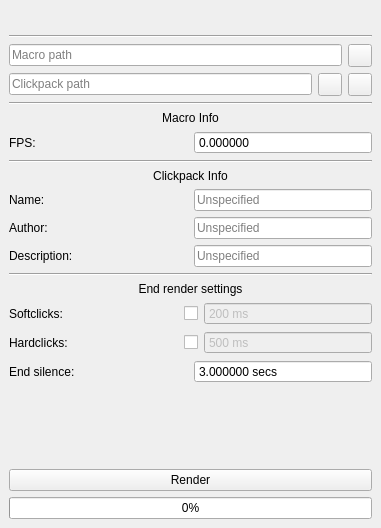
<?xml version="1.0" encoding="UTF-8"?>
<ui version="4.0">
 <class>MainWindow</class>
 <widget class="QMainWindow" name="MainWindow">
  <property name="geometry">
   <rect>
    <x>0</x>
    <y>0</y>
    <width>381</width>
    <height>528</height>
   </rect>
  </property>
  <property name="windowTitle">
   <string>Orbital ClickBot</string>
  </property>
  <property name="windowIcon">
   <iconset resource="main.qrc">
    <normaloff>:/assets/assets/icon-1024x1024-nobg-white.png</normaloff>:/assets/assets/icon-1024x1024-nobg-white.png</iconset>
  </property>
  <widget class="QWidget" name="centralwidget">
   <layout class="QVBoxLayout" name="verticalLayout">
    <item>
     <layout class="QHBoxLayout" name="title_layout">
      <item>
       <spacer name="hspacer_00">
        <property name="orientation">
         <enum>Qt::Horizontal</enum>
        </property>
        <property name="sizeHint" stdset="0">
         <size>
          <width>40</width>
          <height>20</height>
         </size>
        </property>
       </spacer>
      </item>
      <item>
       <widget class="QLabel" name="title_label">
        <property name="text">
         <string/>
        </property>
       </widget>
      </item>
      <item>
       <spacer name="hspacer_01">
        <property name="orientation">
         <enum>Qt::Horizontal</enum>
        </property>
        <property name="sizeHint" stdset="0">
         <size>
          <width>40</width>
          <height>20</height>
         </size>
        </property>
       </spacer>
      </item>
     </layout>
    </item>
    <item>
     <widget class="Line" name="hline_00">
      <property name="orientation">
       <enum>Qt::Horizontal</enum>
      </property>
     </widget>
    </item>
    <item>
     <layout class="QHBoxLayout" name="macro_layout">
      <item>
       <widget class="QLineEdit" name="macro_path">
        <property name="placeholderText">
         <string>Macro path</string>
        </property>
       </widget>
      </item>
      <item>
       <widget class="QToolButton" name="macro_browse">
        <property name="text">
         <string/>
        </property>
       </widget>
      </item>
     </layout>
    </item>
    <item>
     <layout class="QHBoxLayout" name="clickpack_layout">
      <item>
       <widget class="QLineEdit" name="clickpack_path">
        <property name="placeholderText">
         <string>Clickpack path</string>
        </property>
       </widget>
      </item>
      <item>
       <widget class="QToolButton" name="clickpack_browse_folder">
        <property name="text">
         <string/>
        </property>
       </widget>
      </item>
      <item>
       <widget class="QToolButton" name="clickpack_browse_file">
        <property name="text">
         <string/>
        </property>
       </widget>
      </item>
     </layout>
    </item>
    <item>
     <widget class="Line" name="hline_01">
      <property name="orientation">
       <enum>Qt::Horizontal</enum>
      </property>
     </widget>
    </item>
    <item>
     <layout class="QVBoxLayout" name="macro_info_layout">
      <item>
       <widget class="QLabel" name="macro_info_label">
        <property name="text">
         <string>Macro Info</string>
        </property>
        <property name="alignment">
         <set>Qt::AlignCenter</set>
        </property>
       </widget>
      </item>
      <item>
       <layout class="QHBoxLayout" name="fps_layout">
        <item>
         <widget class="QLabel" name="fps_label">
          <property name="text">
           <string>FPS:</string>
          </property>
         </widget>
        </item>
        <item>
         <widget class="QDoubleSpinBox" name="fps_spinbox">
          <property name="readOnly">
           <bool>true</bool>
          </property>
          <property name="buttonSymbols">
           <enum>QAbstractSpinBox::NoButtons</enum>
          </property>
          <property name="suffix">
           <string/>
          </property>
          <property name="decimals">
           <number>6</number>
          </property>
          <property name="maximum">
           <double>1000000000000000042420637374017961984.000000000000000</double>
          </property>
         </widget>
        </item>
       </layout>
      </item>
     </layout>
    </item>
    <item>
     <widget class="Line" name="hline_02">
      <property name="orientation">
       <enum>Qt::Horizontal</enum>
      </property>
     </widget>
    </item>
    <item>
     <layout class="QVBoxLayout" name="clickpack_info_layout">
      <item>
       <widget class="QLabel" name="clickpack_info_label">
        <property name="text">
         <string>Clickpack Info</string>
        </property>
        <property name="alignment">
         <set>Qt::AlignCenter</set>
        </property>
       </widget>
      </item>
      <item>
       <layout class="QHBoxLayout" name="name_layout">
        <item>
         <widget class="QLabel" name="name_label">
          <property name="sizePolicy">
           <sizepolicy hsizetype="Expanding" vsizetype="Preferred">
            <horstretch>0</horstretch>
            <verstretch>0</verstretch>
           </sizepolicy>
          </property>
          <property name="text">
           <string>Name:</string>
          </property>
         </widget>
        </item>
        <item>
         <widget class="QLineEdit" name="name_lineedit">
          <property name="readOnly">
           <bool>true</bool>
          </property>
          <property name="placeholderText">
           <string>Unspecified</string>
          </property>
         </widget>
        </item>
       </layout>
      </item>
      <item>
       <layout class="QHBoxLayout" name="author_layout">
        <item>
         <widget class="QLabel" name="author_label">
          <property name="sizePolicy">
           <sizepolicy hsizetype="Expanding" vsizetype="Preferred">
            <horstretch>0</horstretch>
            <verstretch>0</verstretch>
           </sizepolicy>
          </property>
          <property name="text">
           <string>Author:</string>
          </property>
         </widget>
        </item>
        <item>
         <widget class="QLineEdit" name="author_lineedit">
          <property name="readOnly">
           <bool>true</bool>
          </property>
          <property name="placeholderText">
           <string>Unspecified</string>
          </property>
         </widget>
        </item>
       </layout>
      </item>
      <item>
       <layout class="QHBoxLayout" name="description_layout">
        <item>
         <widget class="QLabel" name="description_label">
          <property name="sizePolicy">
           <sizepolicy hsizetype="Expanding" vsizetype="Preferred">
            <horstretch>0</horstretch>
            <verstretch>0</verstretch>
           </sizepolicy>
          </property>
          <property name="text">
           <string>Description:</string>
          </property>
         </widget>
        </item>
        <item>
         <widget class="QLineEdit" name="description_lineedit">
          <property name="readOnly">
           <bool>true</bool>
          </property>
          <property name="placeholderText">
           <string>Unspecified</string>
          </property>
         </widget>
        </item>
       </layout>
      </item>
     </layout>
    </item>
    <item>
     <widget class="Line" name="hline_03">
      <property name="orientation">
       <enum>Qt::Horizontal</enum>
      </property>
     </widget>
    </item>
    <item>
     <layout class="QVBoxLayout" name="render_settings">
      <item>
       <widget class="QLabel" name="end_render_label">
        <property name="text">
         <string>End render settings</string>
        </property>
        <property name="alignment">
         <set>Qt::AlignCenter</set>
        </property>
       </widget>
      </item>
      <item>
       <layout class="QHBoxLayout" name="softclicks_layout">
        <item>
         <widget class="QLabel" name="sc_label">
          <property name="text">
           <string>Softclicks:</string>
          </property>
         </widget>
        </item>
        <item>
         <widget class="QCheckBox" name="sc_checkbox">
          <property name="sizePolicy">
           <sizepolicy hsizetype="Maximum" vsizetype="Fixed">
            <horstretch>0</horstretch>
            <verstretch>0</verstretch>
           </sizepolicy>
          </property>
          <property name="text">
           <string/>
          </property>
         </widget>
        </item>
        <item>
         <widget class="QSpinBox" name="sc_spinbox">
          <property name="enabled">
           <bool>false</bool>
          </property>
          <property name="buttonSymbols">
           <enum>QAbstractSpinBox::NoButtons</enum>
          </property>
          <property name="suffix">
           <string> ms</string>
          </property>
          <property name="maximum">
           <number>99999999</number>
          </property>
          <property name="value">
           <number>200</number>
          </property>
         </widget>
        </item>
       </layout>
      </item>
      <item>
       <layout class="QHBoxLayout" name="hardclicks_layout">
        <item>
         <widget class="QLabel" name="hc_label">
          <property name="text">
           <string>Hardclicks:</string>
          </property>
         </widget>
        </item>
        <item>
         <widget class="QCheckBox" name="hc_checkbox">
          <property name="sizePolicy">
           <sizepolicy hsizetype="Maximum" vsizetype="Fixed">
            <horstretch>0</horstretch>
            <verstretch>0</verstretch>
           </sizepolicy>
          </property>
          <property name="text">
           <string/>
          </property>
         </widget>
        </item>
        <item>
         <widget class="QSpinBox" name="hc_spinbox">
          <property name="enabled">
           <bool>false</bool>
          </property>
          <property name="buttonSymbols">
           <enum>QAbstractSpinBox::NoButtons</enum>
          </property>
          <property name="suffix">
           <string> ms</string>
          </property>
          <property name="maximum">
           <number>100000000</number>
          </property>
          <property name="value">
           <number>500</number>
          </property>
         </widget>
        </item>
       </layout>
      </item>
      <item>
       <layout class="QHBoxLayout" name="end_silence">
        <item>
         <widget class="QLabel" name="end_label">
          <property name="text">
           <string>End silence:</string>
          </property>
         </widget>
        </item>
        <item>
         <widget class="QDoubleSpinBox" name="end_spinbox">
          <property name="buttonSymbols">
           <enum>QAbstractSpinBox::NoButtons</enum>
          </property>
          <property name="suffix">
           <string> secs</string>
          </property>
          <property name="decimals">
           <number>6</number>
          </property>
          <property name="maximum">
           <double>100000.000000000000000</double>
          </property>
          <property name="singleStep">
           <double>0.100000000000000</double>
          </property>
          <property name="value">
           <double>3.000000000000000</double>
          </property>
         </widget>
        </item>
       </layout>
      </item>
     </layout>
    </item>
    <item>
     <spacer name="vspacer_00">
      <property name="orientation">
       <enum>Qt::Vertical</enum>
      </property>
      <property name="sizeHint" stdset="0">
       <size>
        <width>20</width>
        <height>40</height>
       </size>
      </property>
     </spacer>
    </item>
    <item>
     <widget class="QPushButton" name="render_pushbutton">
      <property name="enabled">
       <bool>true</bool>
      </property>
      <property name="text">
       <string>Render</string>
      </property>
     </widget>
    </item>
    <item>
     <widget class="QProgressBar" name="main_progressbar">
      <property name="maximum">
       <number>1</number>
      </property>
      <property name="value">
       <number>0</number>
      </property>
     </widget>
    </item>
   </layout>
  </widget>
  <action name="actionSelect_Macro">
   <property name="text">
    <string>Select Macro</string>
   </property>
  </action>
 </widget>
 <resources>
  <include location="main.qrc"/>
 </resources>
 <connections/>
</ui>
